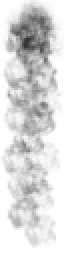
#> input picture watch-faces/japanese-ink-heartrate/art/vertical_fade_descent.png, 32 x 128 px (shown 2 times larger)
$ python sim_vs_preview.py ../watch-faces/japanese-ink-heartrate/art/vertical_fade_descent.png ../watch-faces/japanese-ink-heartrate/art/vertical_fade_descent.png out.png
#> lines starting #> are read from the running program, lines starting #| are printed output that depends on the picture; after the words box and inside, x2 and y2 are one past the last pixel; in counts of white or black regions, pixels touching at a corner belong together
#!/usr/bin/env python
"""Side-by-side of a simulator capture and the compose_preview.py render of
the same moment, plus their difference, judged inside the watch circle only
(the simulator paints the corners; the preview masks them).

    python scripts/sim_vs_preview.py sim.png preview.png out.png

Prints the mean absolute difference (0-255, greyscale of the per-channel
difference) and the share of pixels where that difference exceeds 32. The numbers are a smoke test, not a
verdict: the simulator feeds its own HR history, so the data never matches
exactly. Look at the sheet.
"""

import sys

from PIL import Image, ImageChops, ImageDraw

GAP = 20


def main(argv):
    if len(argv) != 4:
        print(__doc__)
        return 2
    sim = Image.open(argv[1]).convert("RGB")
#> sim: PIL image 32x128 RGB; every value is 0
    prev = Image.open(argv[2]).convert("RGB")
    if prev.size != sim.size:
        prev = prev.resize(sim.size, Image.LANCZOS)
    w, h = sim.size
#> w = 32; h = 128

    mask = Image.new("L", sim.size, 0)
#> mask: PIL image 32x128 L; every value is 0
    ImageDraw.Draw(mask).ellipse([0, 0, w - 1, h - 1], fill=255)
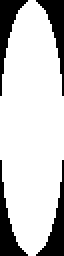
#> mask: PIL image 32x128 L (shown 2 times larger); 78.8% white; 4 black regions, box (x1, y1, x2, y2) and area: (0, 0, 14, 48) 217, (18, 0, 32, 48) 217, (0, 80, 14, 128) 217, (18, 80, 32, 128) 217
    inside = sum(1 for v in mask.getdata() if v)
#> inside = 3228

    diff = ImageChops.difference(sim, prev)
    grey = diff.convert("L")
    black = Image.new("L", sim.size, 0)
    grey = Image.composite(grey, black, mask)
    hist = grey.histogram()
#> hist = 256 values, max 4096 at index 0, min 0 at index 1, mean 16
    mean = sum(i * c for i, c in enumerate(hist)) / float(inside)
#> mean = 0
    over = 100.0 * sum(hist[33:]) / inside
#> over = 0

    sheet = Image.new("RGB", (w * 3 + GAP * 2, h), (40, 40, 40))
#> sheet: PIL image 136x128 RGB; every value is 40
    sheet.paste(sim, (0, 0))
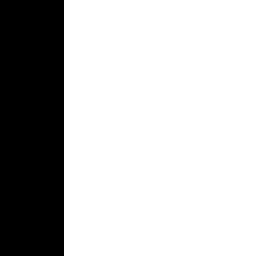
#> sheet: PIL image 136x128 RGB (shown 2 times larger); values 0 (black) and 40 (white), 76.5% white; 1 black region, box (x1, y1, x2, y2) and area: (0, 0, 32, 128) 4096
    sheet.paste(prev, (w + GAP, 0))
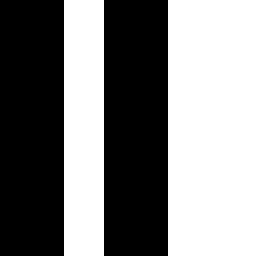
#> sheet: PIL image 136x128 RGB (shown 2 times larger); values 0 (black) and 40 (white), 52.9% white; 2 black regions, box (x1, y1, x2, y2) and area: (0, 0, 32, 128) 4096, (52, 0, 84, 128) 4096
    sheet.paste(grey.point(lambda v: min(255, v * 4)).convert("RGB"), (2 * (w + GAP), 0))
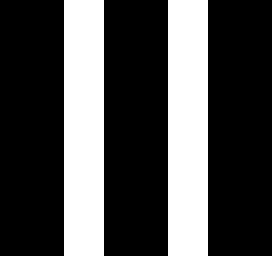
#> sheet: PIL image 136x128 RGB (shown 2 times larger); values 0 (black) and 40 (white), 29.4% white; 2 white regions, box (x1, y1, x2, y2) and area: (32, 0, 52, 128) 2560, (84, 0, 104, 128) 2560
    sheet.save(argv[3])
    print("mean_abs_diff=%.1f over32_pct=%.1f" % (mean, over))
#| mean_abs_diff=0.0 over32_pct=0.0
    return 0


if __name__ == "__main__":
    sys.exit(main(sys.argv))
#> (the program exits here)
